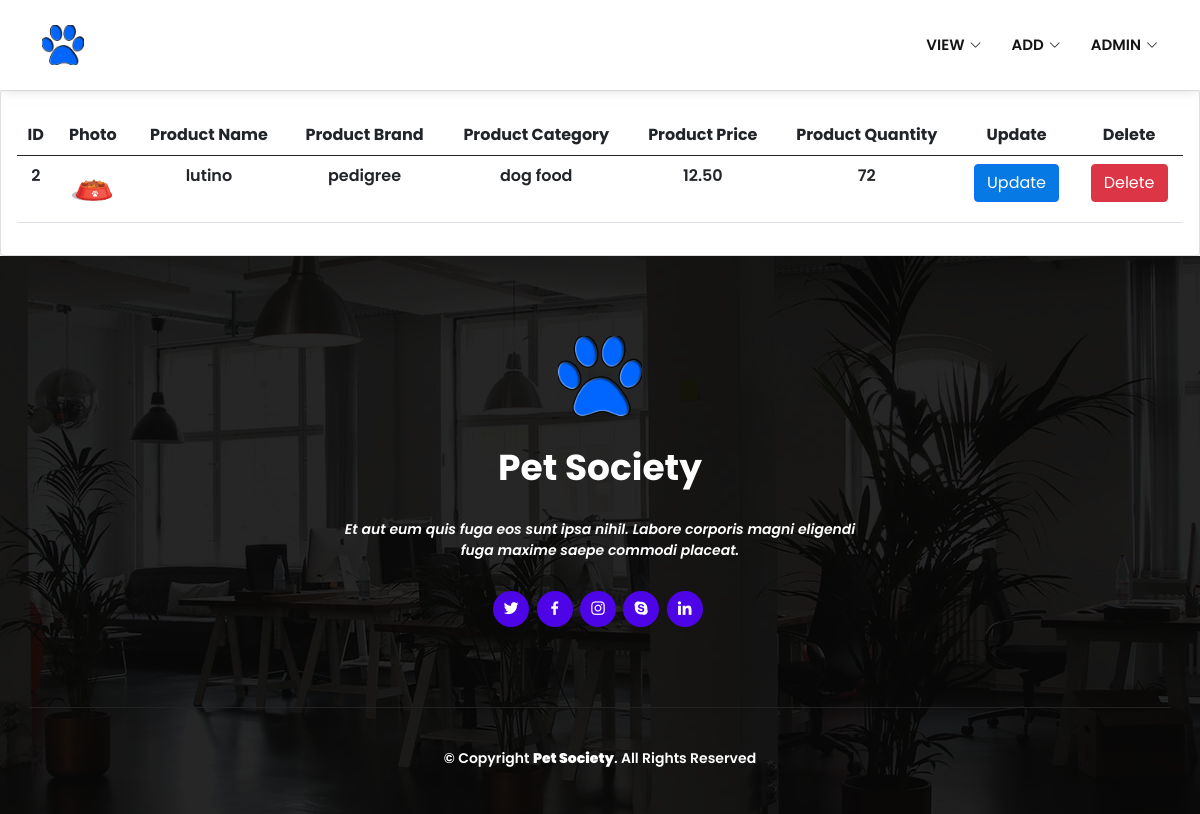
The app's page /viewProducts.php with its own data.
### tables this page shows
CREATE TABLE `products` (
  `id` int(11) NOT NULL,
  `product_brand` varchar(50) NOT NULL,
  `product_category` varchar(50) NOT NULL,
  `product_name` varchar(50) NOT NULL,
  `product_price` varchar(50) NOT NULL,
  `product_quantity` varchar(50) NOT NULL,
  `product_img` varchar(255) NOT NULL
);

### viewProducts.php (the view, shortened to what this page needs)
<?php
$db_server = "localhost";
$db_username = "root";
$db_password = "";
$db_database = "petsociety";
$conn = new PDO("mysql:host=$db_server;dbname=$db_database", $db_username, $db_password);
$conn->setAttribute(PDO::ATTR_ERRMODE, PDO::ERRMODE_EXCEPTION);
?>
<!DOCTYPE html>
<html lang="en">
<head>
  <link href="PetVille/assets/vendor/aos/aos.css" rel="stylesheet">
  <link href="PetVille/assets/vendor/bootstrap/css/bootstrap.min.css" rel="stylesheet">
  <link href="PetVille/assets/vendor/bootstrap-icons/bootstrap-icons.css" rel="stylesheet">
  <link href="PetVille/assets/vendor/boxicons/css/boxicons.min.css" rel="stylesheet">
  <link href="PetVille/assets/vendor/glightbox/css/glightbox.min.css" rel="stylesheet">
  <link href="PetVille/assets/vendor/swiper/swiper-bundle.min.css" rel="stylesheet">
  <link rel="stylesheet" href="https://cdnjs.cloudflare.com/ajax/libs/font-awesome/4.7.0/css/font-awesome.min.css">
  <link href="PetVille/assets/css/style.css" rel="stylesheet">
  <link href="PetVille/assets/css/myprofile.css" rel="stylesheet">
</head>
<body>
<?php
	$pdo_statement = $conn->prepare("SELECT * FROM products ORDER BY id DESC");
	$pdo_statement->execute();
	$result = $pdo_statement->fetchAll();
?>
  <header id="header" class="d-flex align-items-center">
    <div class="container d-flex align-items-center justify-content-between">
      <div class="logo">
        <a href="index.html"><img src="PetVille/assets/img/bluepaw.png" alt="" class="img-fluid"></a>
      </div>
      <nav id="navbar" class="navbar">
        <ul>
        <li class="dropdown"><a href="#"><span>View</span> <i class="bi bi-chevron-down"></i></a>
          </li>
          <li class="dropdown"><a href="#"><span>Add</span> <i class="bi bi-chevron-down"></i></a>
          </li>
          <li class="dropdown"><a href="#"><span>ADMIN</span> <i class="bi bi-chevron-down"></i></a>
        </ul>
      </nav>
    </div>
  </header>
  <div class="main">
    <div class="col-md-12 col-lg-12">
        <div class="card">
            <div class="card-body">
                    <table class="table table-hover" id="dataTables-example" width="100%">
                        <thead>
                            <tr>
                                <th>ID</th>
                                <th>Photo</th>
                                <th>Product Name</th>
                                <th>Product Brand</th>
                                <th>Product Category</th>
                                <th>Product Price</th>
                                <th>Product Quantity</th>
                                <th>Update</th>
                                <th>Delete</th>
                            </tr>
                        </thead>
                        <tbody>
						<?php
							if(!empty($result)) {
								foreach($result as $row) {
							?>
							<tr class="table-row">
								<td><?php echo $row["id"]; ?></td>
                <td><img src="<?php echo (!empty($row["product_img"]))? ' ' .$row["product_img"]: 'PetVille/assets/img/petfood.jpg'; ?>"class = "img-circle" height="50" width="50"></td>
								<td><?php echo $row["product_name"]; ?></td>
                <td><?php echo $row["product_brand"]; ?></td>
								<td><?php echo $row["product_category"]; ?></td>
                <td><?php echo $row["product_price"]; ?></td>
								<td><?php echo $row["product_quantity"]; ?></td>
								<td><a class="ajax-action-links" href='updateProduct.php?id=<?php echo $row['id']; ?>'><button class="btn btn-primary mr-3" name = "edit" id= "edit">Update</button></td>
								<td><a class="ajax-action-links" href='deleteProduct.php?id=<?php echo $row['id']; ?>'><button class="btn btn-danger" style="color:rgba(255, 255, 255, 255)">Delete</button></td>
							</tr>
							<?php
								}
							}
							?>
                        </tbody>
                    </table>
            </div>
        </div>
    </div>
  </div>
  <footer id="footer">
    <div class="footer-top">
      <div class="container">
        <div class="row justify-content-center">
          <div class="col-lg-6">
            <a href="#header" class="scrollto footer-logo"><img src="PetVille/assets/img/bluepaw.png" alt=""></a>
            <h3>Pet Society</h3>
            <p>Et aut eum quis fuga eos sunt ipsa nihil. Labore corporis magni eligendi fuga maxime saepe commodi placeat.</p>
          </div>
        </div>
        <div class="social-links">
          <a href="#" class="twitter"><i class="bx bxl-twitter"></i></a>
          <a href="#" class="facebook"><i class="bx bxl-facebook"></i></a>
          <a href="#" class="instagram"><i class="bx bxl-instagram"></i></a>
          <a href="#" class="google-plus"><i class="bx bxl-skype"></i></a>
          <a href="#" class="linkedin"><i class="bx bxl-linkedin"></i></a>
        </div>
      </div>
    </div>
    <div class="container footer-bottom clearfix">
      <div class="copyright">
        &copy; Copyright <strong><span>Pet Society</span></strong>. All Rights Reserved
      </div>
      <div class="credits">
      </div>
    </div>
  </footer>
</body>
</html>

### PetVille/assets/css/style.css (style rules this page uses)
body { font-family: "Open Sans", sans-serif; color: #555555; text-align: center; font-weight: 600; }
a { text-decoration: none; color: rgba(77, 5, 232, 1); }
h1, h2, h3, h4, h5, h6 { font-family: "Open-sans", sans-serif; font-weight: 600; }
#header { height: 90px; transition: all 0.5s; z-index: 997; transition: all 0.5s; background: #fff; box-shadow: 0 4px 10px -3px rgba(191, 191, 191, 0.5); }
#header .logo img { padding: 0; margin: 0; max-height: 40px; }
.scrolled-offset { margin-top: 90px; }
.navbar { padding: 0; }
.navbar ul { margin: 0; padding: 0; display: flex; list-style: none; align-items: center; }
.navbar li { position: relative; }
.navbar a, .navbar a:focus { display: flex; align-items: center; justify-content: space-between; padding: 10px 0 10px 30px; font-size: 15px; color: #151515; text-transform: uppercase; white-space: nowrap; transition: 0.3s; }
.navbar a i, .navbar a:focus i { font-size: 12px; line-height: 0; margin-left: 5px; }
#footer { background: url("../img/footer-bg.jpg") center center no-repeat; color: #fff; font-size: 14px; position: relative; }
#footer::before { content: ""; position: absolute; left: 0; right: 0; top: 0; bottom: 0; background: rgba(0, 0, 0, 0.85); z-index: 1; }
#footer .footer-top { position: relative; z-index: 2; text-align: center; padding: 80px 0; }
#footer .footer-top .footer-logo img { height: 80px; }
#footer .footer-top h3 { font-size: 36px; font-weight: 700; color: #fff; position: relative; font-family: "Poppins", sans-serif; padding: 30px 0 0 0; margin-bottom: 0; }
#footer .footer-top p { font-size: 15; font-style: italic; margin: 30px 0 0 0; padding: 0; }
#footer .footer-top .social-links { margin-top: 30px; }
#footer .footer-top .social-links a { font-size: 18px; display: inline-block; background: rgba(77, 5, 232, 1); color: #fff; line-height: 1; padding: 8px 0; margin-right: 4px; border-radius: 50%; text-align: center; width: 36px; height: 36px; transition: 0.3s; }
#footer .footer-bottom { border-top: 1px solid #222222; z-index: 2; position: relative; padding-top: 40px; padding-bottom: 40px; }
#footer .copyright { text-align: center; }
#footer .credits { text-align: center; font-size: 13px; padding-top: 5px; }

### PetVille/assets/css/myprofile.css (style rules this page uses)
* { margin: 0; padding: 0; box-sizing: border-box }
body { font-family: 'Poppins', sans-serif; background-color: aliceblue }
.btn-primary { background-color: #0779e4 }

### records on screen
products: id "2", product_name "lutino", product_brand "pedigree", product_category "dog food", product_price "12.50", product_quantity "72"
